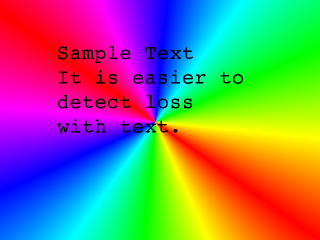
#> input picture lossless.png, 320 x 240 px
$ python mmproj2.py
#> lines starting #> are read from the running program, lines starting #| are printed output that depends on the picture; after the words box and inside, x2 and y2 are one past the last pixel; in counts of white or black regions, pixels touching at a corner belong together
import cv2
import numpy as np
import argparse
from math import sqrt, cos, pi
import time

def DCT(in_mat):
  # pass in an 8x8
  mat = np.subtract(in_mat,128)
  dct = np.zeros([8,8])
  for u in range(0,8):
    for v in range(0,8):
      for i in range(0,8):
        for j in range(0,8):

          if u == 0:
            cu = sqrt(2)/2
          else:
            cu = 1

          if v == 0:
            cv = sqrt(2)/2
          else:
            cv = 1

          dct[u,v] += (cu*cv*(0.25))*(cos((2*i+1)*u*pi/16)*cos((2*j+1)*v*pi/16)*mat[i,j])
  return dct

def IDCT(mat):
  # pass in an 8x8
  #mat = np.add(in_mat,128)
  dct = np.zeros([8,8])
  for i in range(0,8):
    for j in range(0,8):
      for u in range(0,8):
        for v in range(0,8):

          if u == 0:
            cu = sqrt(2)/2
          else:
            cu = 1

          if v == 0:
            cv = sqrt(2)/2
          else:
            cv = 1

          dct[u,v] += (cu*cv*(0.25))*(cos((2*i+1)*u*pi/16)*cos((2*j+1)*v*pi/16)*mat[i,j])
  dct = np.add(dct,128)
  return dct

def QUANT(in_mat,q_mat):
  # pass in an 8x8
  quant = np.zeros([8,8])

  quant = np.rint(np.divide(in_mat,q_mat))
  return quant

def DEQUANT(in_mat,q_mat):
  # pass in an 8x8
  quant = np.zeros([8,8])

  quant = np.rint(np.multiply(in_mat,q_mat))
  return quant

# [45 lines left out: functions countNonZero, dpcm, psnr, not called in this run]

def main() :

  # Load lossless test image
  img1 = cv2.imread("lossless.png")
#> img1 is the input picture: shape (240, 320, 3); mean B, G, R 115.8, 121.8, 130.5
  #img1 = cv2.imread(files[0],1)
  # Check sizes
  [rowMax1,colMax1,pMax1] = img1.shape
#> rowMax1 = 240; colMax1 = 320; pMax1 = 3

  imgOut = np.zeros([rowMax1,colMax1,pMax1])
  img2 = np.zeros([rowMax1,colMax1,pMax1])
  img2 = cv2.cvtColor(img1,cv2.COLOR_BGR2YCR_CB)
#> img2: shape (240, 320, 3); mean of channels 0, 1, 2 123.7, 132.9, 123.5

  ycbcr = [[0.299,0.587,0.144],[-0.168736,-0.331264,0.5],[ 0.5,-0.418688,-0.081312]]
  daend = np.array([0,128,128])

  for i in range(rowMax1):
      for j in range(colMax1):
          imgOut[i,j,:] = np.add(np.dot(ycbcr,img1[i,j,:]),daend)

  Y = imgOut[:,:,0]

  Cb = imgOut[:,:,1]
  Cr = imgOut[:,:,2]
  #cv2.imwrite("YCrCb.png", imgOut)
  (h,w) = Cb.shape
#> h = 240; w = 320
  #print (Cb.size)
  chromaCb = np.zeros([int(h/2),int(w/2)])
  chromaCr = np.zeros([int(h/2),int(w/2)])

  #print(chromaCb.shape)
  (h,w) = chromaCb.shape
#> h = 120; w = 160
  for i in range(0,h):
    for j in range(0,w):
      chromaCb[i,j] = Cb[i*2,j*2]
      chromaCr[i,j] = Cr[i*2,j*2]

  #print(chromaCb[0:5,0:5])
  #print(Cb[0:10,0:10])

  temp_mat = np.array([[200, 202, 189, 188, 189, 175, 175, 175],
                      [200, 203, 198, 188, 189, 182, 178, 175],
                      [203, 200, 200, 195, 200, 187, 185, 175],
                      [200, 200, 200, 200, 197, 187, 187, 187],
                      [200, 205, 200, 200, 195, 188, 187, 175],
                      [200, 200, 200, 200, 200, 190, 187, 175],
                      [205, 200, 199, 200, 191, 187, 187, 175],
                      [210, 200, 200, 200, 188, 185, 187, 186]])

  chrominance_matrix = [[17,18,24,47,99,99,99,99],
                      [18,21,26,66,99,99,99,99],
                      [24,26,56,99,99,99,99,99],
                      [47,99,99,99,99,99,99,99],
                      [99,99,99,99,99,99,99,99],
                      [99,99,99,99,99,99,99,99],
                      [99,99,99,99,99,99,99,99],
                      [99,99,99,99,99,99,99,99]]

  luminance_matrix = [[16,11,10,16,24,40,51,61],
                      [12,12,14,19,26,58,60,55],
                      [14,13,16,24,40,57,69,56],
                      [14,17,22,29,51,87,80,62],
                      [18,22,37,56,68,109,103,77],
                      [24,35,55,64,81,104,113,92],
                      [49,64,78,87,103,121,120,101],
                      [72,92,95,98,112,100,103,99]]

  lil_y = np.zeros([rowMax1,colMax1])
  dct_y = np.zeros([rowMax1,colMax1])
  dct_cb = np.zeros([h,w])
  dct_cr = np.zeros([h,w])
  quant_cb = np.zeros([h,w])
  quant_cr = np.zeros([h,w])
  quant_y = np.zeros([rowMax1,colMax1])
  for r in range(0,h,8):
    for s in range(0,w,8):
      dct_cb[r:r+8,s:s+8] = DCT(chromaCb[r:r+8,s:s+8])
      dct_cr[r:r+8,s:s+8] = DCT(chromaCr[r:r+8,s:s+8])
      quant_cb[r:r+8,s:s+8] = QUANT(chromaCb[r:r+8,s:s+8],chrominance_matrix)
      quant_cr[r:r+8,s:s+8] = QUANT(chromaCr[r:r+8,s:s+8],chrominance_matrix)
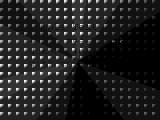
#> quant_cr: shape (120, 160) float64; min 0, max 15, mean 1.89; drawn with min black and max white
  #print dct_cb
  #print quant_cb

  for r in range(0,rowMax1,8):
    for s in range(0,colMax1,8):
      dct_y[r:r+8,s:s+8] = DCT(Y[r:r+8,s:s+8])
      quant_y[r:r+8,s:s+8] = QUANT(Y[r:r+8,s:s+8],chrominance_matrix)
#> this loop made 30 passes
#> r on passes 2 to 13: 8, 16, 24, 32, 40, 48, 56, 64, 72, 80, 88, 96
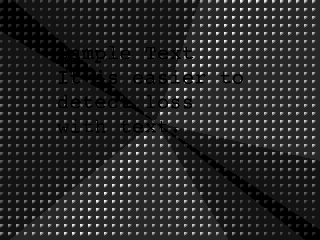
#> quant_y: shape (240, 320) float64; min 0, max 13, mean 1.98; drawn with min black and max white

  # [7 lines of commented-out code are left out]


  for r in range(0,h,8):
    for s in range(0,w,8):
      dct_y[r:r+8,s:s+8] = QUANT(quant_y[r:r+8,s:s+8],chrominance_matrix)
      lil_y[r:r+8,s:s+8] = IDCT(dct_y[r:r+8,s:s+8])
#> this loop made 15 passes
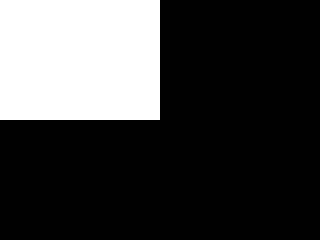
#> lil_y: shape (240, 320) float64; values 0 (black) and 128 (white), 25% white; 1 white region, box (x1, y1, x2, y2) and area: (0, 0, 160, 120) 19200

  for r in range(0,h,8):
    for s in range(0,w,8):
      dct_cb[r:r+8,s:s+8] = DEQUANT(quant_cb[r:r+8,s:s+8],chrominance_matrix)
      dct_cr[r:r+8,s:s+8] = DEQUANT(quant_cr[r:r+8,s:s+8],chrominance_matrix)
      chromaCb[r:r+8,s:s+8] = IDCT(dct_cb[r:r+8,s:s+8])
      chromaCr[r:r+8,s:s+8] = IDCT(dct_cr[r:r+8,s:s+8])
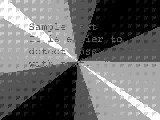
#> dct_cb: shape (120, 160) float64; min 0, max 297, mean 127.5; drawn with min black and max white
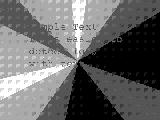
#> dct_cr: shape (120, 160) float64; min 0, max 297, mean 121.1; drawn with min black and max white
  #print quant_cb
  #print dct_cb


  imgNew = np.zeros([rowMax1,colMax1,3])
#> imgNew: shape (240, 320, 3) float64; every value is 0
  RGB = np.zeros([rowMax1,colMax1,3])

  for r in range(0,rowMax1,2):
    for s in range(0,colMax1,2):
      imgNew[r,s,0] = Y[r,s]
      imgNew[r,s,1] = Cb[int(r/2),int(s/2)]
      imgNew[r,s,2] = Cr[int(r/2),int(s/2)]
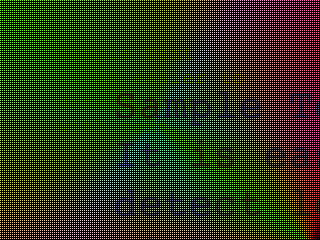
#> imgNew: shape (240, 320, 3) float64; mean of channels 0, 1, 2 31.2, 53.3, 45.3; drawn with min black and max white
  #print((dct(chromaCb)))
  #return
  RGB[:,:,2] = Y + 1.772 * (Cb-128)#np.add(Y, np.multiply(1.772, np.subtract(Cb,128)))#Y + 1.772 * (Cb-128)
  RGB[:,:,1] = Y - 0.34414 * (Cb - 128) -0.71414 * (Cr-128)#np.subtract(np.subtract(Y, np.multiply(0.34414, np.subtract(Cb,128))), np.multiply(-0.71414, np.subtract(Cr,128)))#Y - 0.34414 * (Cb - 128) -0.71414 * (Cr-128)
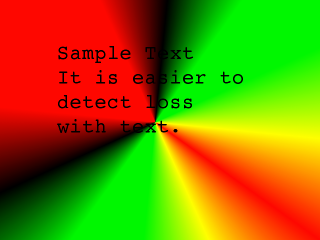
#> RGB: shape (240, 320, 3) float64; mean of channels 0, 1, 2 0, 125.7, 134.4; drawn with min black and max white
  RGB[:,:,0] = Y + 1.402 * (Cr-128)#np.multiply(np.add(Y,1.402), np.subtract(Cr,128))
  cv2.imwrite("itworks.jpg",RGB.astype(int))

  #print np.subtract(imgOut[:,:,0],imgNew[:,:,0])
  #print "psnr: ",psnr(img1,RGB.astype(int))
main()
